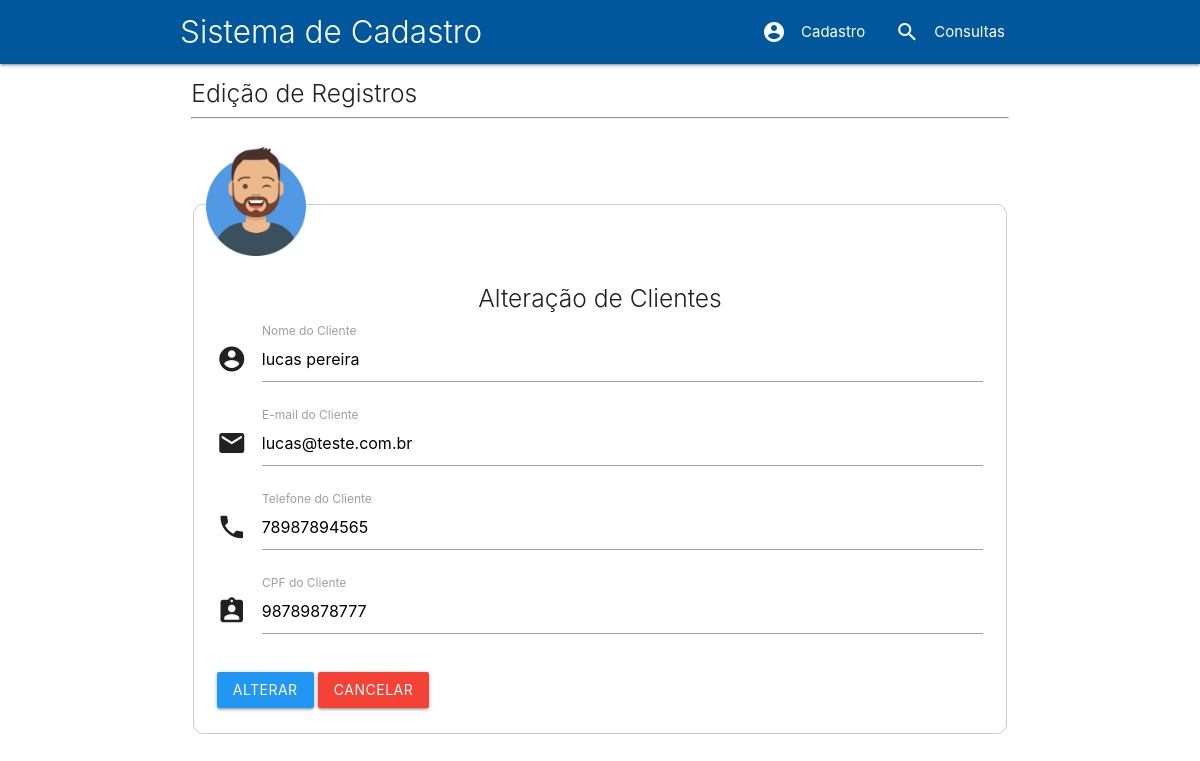
Page /editar.php?id=18 on the committed database.
### tables this page shows
CREATE TABLE `tb_clientes` (
  `id` int(11) NOT NULL,
  `nome` varchar(40) NOT NULL,
  `email` varchar(50) NOT NULL,
  `telefone` varchar(15) NOT NULL,
  `cpf` varchar(15) NOT NULL
);

### editar.php (the view, shortened to what this page needs)
<?php include_once 'includes/header.inc.php'; ?>
    <?php include_once 'includes/menu.inc.php'; ?>
    <div class="row container">
        <div class="col s12">
            <h5 class="light">Edição de Registros</h5><hr>
        </div>
    </div>
    <?php
        include_once 'banco_de_dados/conexao.php';
        $id = filter_input(INPUT_GET, 'id', FILTER_SANITIZE_NUMBER_INT);
        $querySelect = $link->query("select * from tb_clientes where id='$id'");
        while($registros = $querySelect->fetch_assoc()):
            $nome = $registros['nome'];
            $email = $registros['email'];
            $telefone = $registros['telefone'];
            $cpf = $registros['cpf'];
        endwhile;
    ?>
<div class="row container">
    <form action="banco_de_dados/update.php" method="post" class="col s12">
            <fieldset class="formulario">
                <legend><img src="imagens/login-user.png" alt="(imagem)" width="100"></legend>
                <h5 class="light center">Alteração de Clientes</h5>
                <div class="input-field col s12">
                    <i class="material-icons prefix">account_circle</i>
                    <input type="text" name="nome" id="nome" value="<?php echo $nome ?>" maxlenght="40" required autofocus>
                    <label for="nome">Nome do Cliente</label>
                </div>
                <div class="input-field col s12">
                    <i class="material-icons prefix">email</i>
                    <input type="email" name="email" id="email" value="<?php echo $email ?>" maxlenght="50" required>
                    <label for="email">E-mail do Cliente</label>
                </div>
                <div class="input-field col s12">
                    <i class="material-icons prefix">phone</i>
                    <input type="tel" name="telefone" id="telefone" value="<?php echo $telefone ?>" maxlenght="15" required>
                    <label for="telefone">Telefone do Cliente</label>
                </div>
                <div class="input-field col s12">
                    <i class="material-icons prefix">assignment_ind</i>
                    <input type="text" name="cpf" id="cpf" value="<?php echo $cpf ?>" maxlenght="15" required>
                    <label for="cpf">CPF do Cliente</label>
                </div>
                <div class="input-field col s12">
                    <input type="submit" value="Alterar" class="btn blue">
                    <a href="consultas.php" class="btn red">Cancelar</a>
                </div>
            </fieldset>
        </form>
</div>
<?php
    include_once 'includes/footer.inc.php';
?>

### rows in the picture
tb_clientes: nome "lucas pereira", email "lucas@teste.com.br", telefone "78987894565", cpf "98789878777"
